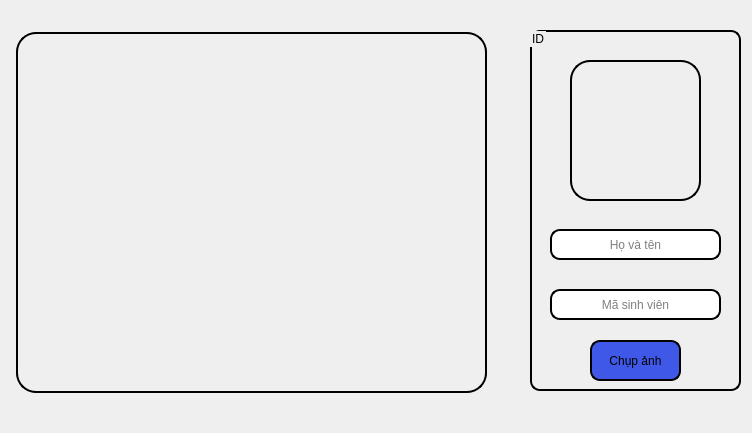
<?xml version="1.0" encoding="UTF-8"?>
<ui version="4.0">
 <class>MainWindow</class>
 <widget class="QMainWindow" name="MainWindow">
  <property name="geometry">
   <rect>
    <x>0</x>
    <y>0</y>
    <width>752</width>
    <height>433</height>
   </rect>
  </property>
  <property name="windowTitle">
   <string>Face Recognition</string>
  </property>
  <widget class="QWidget" name="centralwidget">
   <widget class="QGroupBox" name="groupBox">
    <property name="geometry">
     <rect>
      <x>530</x>
      <y>30</y>
      <width>211</width>
      <height>361</height>
     </rect>
    </property>
    <property name="styleSheet">
     <string notr="true">QGroupBox {
	border-radius: 10px;
	border: 2px solid black;
}</string>
    </property>
    <property name="title">
     <string>ID</string>
    </property>
    <widget class="QPushButton" name="pushButton">
     <property name="geometry">
      <rect>
       <x>60</x>
       <y>310</y>
       <width>91</width>
       <height>41</height>
      </rect>
     </property>
     <property name="styleSheet">
      <string notr="true">QPushButton {
	font: 75 italic 12pt &quot;Segoe UI&quot;;
	border-radius: 10px;
	border: 2px solid black;
	background-color: rgb(63, 88, 232);
}

</string>
     </property>
     <property name="text">
      <string>Chụp ảnh</string>
     </property>
    </widget>
    <widget class="QLabel" name="label">
     <property name="geometry">
      <rect>
       <x>40</x>
       <y>30</y>
       <width>131</width>
       <height>141</height>
      </rect>
     </property>
     <property name="styleSheet">
      <string notr="true">QLabel {
	border-radius: 20px;
	border: 2px solid black;
}</string>
     </property>
     <property name="frameShape">
      <enum>QFrame::Panel</enum>
     </property>
     <property name="text">
      <string/>
     </property>
     <property name="pixmap">
      <pixmap>../faces/avatar.png</pixmap>
     </property>
     <property name="scaledContents">
      <bool>true</bool>
     </property>
    </widget>
    <widget class="QLineEdit" name="lineEdit">
     <property name="geometry">
      <rect>
       <x>20</x>
       <y>199</y>
       <width>171</width>
       <height>31</height>
      </rect>
     </property>
     <property name="styleSheet">
      <string notr="true">QLineEdit {
	font: 75 italic 12pt &quot;Segoe UI&quot;;
	border-radius: 10px;
	border: 2px solid black;
}
</string>
     </property>
     <property name="alignment">
      <set>Qt::AlignCenter</set>
     </property>
     <property name="readOnly">
      <bool>false</bool>
     </property>
     <property name="placeholderText">
      <string>Họ và tên</string>
     </property>
     <property name="clearButtonEnabled">
      <bool>false</bool>
     </property>
    </widget>
    <widget class="QLineEdit" name="lineEdit_2">
     <property name="geometry">
      <rect>
       <x>20</x>
       <y>259</y>
       <width>171</width>
       <height>31</height>
      </rect>
     </property>
     <property name="styleSheet">
      <string notr="true">QLineEdit {
	font: 75 italic 12pt &quot;Segoe UI&quot;;
	border-radius: 10px;
	border: 2px solid black;
}
</string>
     </property>
     <property name="alignment">
      <set>Qt::AlignCenter</set>
     </property>
     <property name="placeholderText">
      <string>Mã sinh viên</string>
     </property>
    </widget>
   </widget>
   <widget class="QLabel" name="label_2">
    <property name="geometry">
     <rect>
      <x>16</x>
      <y>32</y>
      <width>471</width>
      <height>361</height>
     </rect>
    </property>
    <property name="styleSheet">
     <string notr="true">QLabel {
	border-radius: 20px;
	border: 2px solid black;
}</string>
    </property>
    <property name="text">
     <string/>
    </property>
   </widget>
  </widget>
 </widget>
 <resources/>
 <connections/>
</ui>
